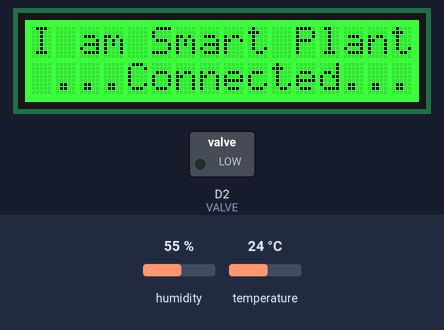
The sketch below on a simulated Arduino MKR. Parts: 16×2 character LCD, switched loads named in the sketch (green lamp = pin HIGH). The test bench sets the inputs (shaded band); at power-on: humidity 55 %, temperature 24 °C. WiFi joins after 1.5 s; servers stay silent unless stated; random numbers use the default seed unless the sketch sets one; no MQTT or app messages arrive unless stated; what the sketch prints to the serial monitor is not drawn.

Above: at 4.7 s.

The sketch:

sciot_mqtt_v1.ino
```cpp
/*
	Author: Sarthak
*/
#include <SPI.h>
#include <WiFiNINA.h>
#include <ArduinoMqttClient.h>
#include <DHT.h>
#include <stdlib.h>
#include <Wire.h>
#include "rgb_lcd.h"
#include "config.h"


rgb_lcd lcd;
WiFiClient wifiClient;
MqttClient mqttClient(wifiClient);;
DHT dht(DHTPIN, DHTTYPE);

String valveTopic;
String displayTopic;
String intervalTopic;


void setup()
{
  Serial.begin(115200);
  lcd.begin(16, 2);
  lcdSetup();
  WiFi.disconnect();
  delay(1000);
  Serial.print("Connecting to ");
  Serial.println(ssid);

  pinMode(VALVE, OUTPUT);
  WiFi.begin(ssid, pass);
  while (WiFi.status() != WL_CONNECTED) {
    delay(500);
    Serial.print(".");
  }
  if(WiFi.status() == WL_CONNECTED)
  {
    colorR = colorG = colorB=0;
    colorG=255;
    lcd.setRGB(colorR, colorG, colorB);
    lcd.setCursor(0,1);
    lcd.print(" ...Connected...");
  }
  Serial.println();

  Serial.println("WiFi connected");
  Serial.println("IP address: ");
  Serial.println(WiFi.localIP());
  IPAddress ip = WiFi.localIP();

  mqttClient.setUsernamePassword(username, password);

  Serial.print("Attempting to connect to the MQTT broker: ");
  Serial.println(mqttServer);
  mqttClient.connect(mqttServer, mqttPort);
  mqttClient.onMessage(onMqttMessage);

  valveTopic = actuatorTopic + String(DEV_ID) + "/" + "valve";
  displayTopic = actuatorTopic + String(DEV_ID) + "/" + "display";
  intervalTopic = actuatorTopic + String(DEV_ID) + "/" + "interval";

  mqttClient.subscribe(valveTopic);
  mqttClient.subscribe(displayTopic);
  mqttClient.subscribe(intervalTopic);
  dht.begin();

  delay(1500);
}

void loop()
{
  //Get and send Temp and Humi
  sendDHT();

  //Get moisture and send
  sendMoisture();

  mqttClient.poll();		//Poll for MQTT msg buffer
  delay(interval);			//Can be updated by User
}

void sendDHT()
{
  float h = dht.readHumidity();
  float t = dht.readTemperature();
  String tempTopic = sensorTopic + String(DEV_ID) + "/" + "temp";
  String humiTopic = sensorTopic + String(DEV_ID) + "/" + "humid";

  char buff[6];
  dtostrf(t,0,2,buff);
  mqttClient.beginMessage(tempTopic.c_str());
  mqttClient.print(buff);
  mqttClient.endMessage();
  Serial.println(tempTopic);
  Serial.print("TEMPERATURE ");
  Serial.println(t);

  dtostrf(h,0,2,buff);
  mqttClient.beginMessage(humiTopic.c_str());
  mqttClient.print(buff);
  mqttClient.endMessage();
  Serial.println(humiTopic);
  Serial.print("HUMIDITY ");
  Serial.println(h);
}

void sendMoisture()
{
  float moisture = 0;
  moisture = analogRead(MOISTURE_PIN);
  moisture = map(moisture, 300, 600, 0, 1024);
  moisture = (float)(moisture/1024.00) * 100;
  moisture = constrain(moisture, 0, 100);

  moisture = abs(100.0 - moisture);
  String moistTopic = sensorTopic + String(DEV_ID) + "/" + "moist";
  char buff[6];
  dtostrf(moisture,0,6,buff);
  mqttClient.beginMessage(moistTopic.c_str());
  mqttClient.print(buff);
  mqttClient.endMessage();
  Serial.println(moistTopic);
  Serial.print("MOISTURE ");
  Serial.println(moisture);

}

void onMqttMessage(int messageSize) {
  // we received a message, print out the topic and contents
  String myMessage = "";
  Serial.print("Received a message with topic '");
  String myTopic = String(mqttClient.messageTopic());
  Serial.println(myTopic);
  for(int i=0; i< messageSize ; i++)
  {
    myMessage += (char)mqttClient.read();
  }
  Serial.print("Message = ");
  Serial.println(myMessage);
  if(myTopic.equals(valveTopic))
  {
    Serial.println("Changing valve value");
    if(myMessage.equals("1"))
    {
      digitalWrite(VALVE, HIGH);
    }
    else if(myMessage.equals("0"))
    {
      digitalWrite(VALVE, LOW);
    }
  }
  else if(myTopic.equals(displayTopic))
  {
    lcd.clear();
    String myCommand = myMessage.substring(0,6);
    long number = strtol( myCommand.c_str(), NULL, 16);

    colorR = (int)(number >> 16);
    colorG = (int)(number >> 8 & 0xFF);
    colorB = (int)(number & 0xFF);

    lcd.setRGB(colorR, colorG, colorB);
    String toPrint = myMessage.substring(6);
    if(toPrint.length()>16 || toPrint.length()<32)
    {
      lcd.print(toPrint.substring(0,16));
      lcd.setCursor(0,1);
      lcd.print(toPrint.substring(16));
    }
    else if (toPrint.length() <16)
    {
      lcd.print(toPrint);
    }
    else if(toPrint.length() >32)
    {
      lcd.print(toPrint.substring(0,16));
      lcd.setCursor(0,1);
      lcd.print(toPrint.substring(16,32));
    }
  }
  else if (myTopic.equals(intervalTopic))
  {
    Serial.println("Changing interval value");
    interval = atoi(myMessage.c_str());
    interval = constrain(interval, 1000, 60000);
  }
  else
  {
    //ignore
  }

}

void lcdSetup()
{
  colorR = colorG = colorB = 0;
  for(int i =0;i<20;i++)
  {
    colorR = random(0,255);
    colorG = random(0,255);
    colorB = random(0,255);
    lcd.setRGB(colorR, colorG, colorB);
    delay(100);
  }
  colorR = colorG = colorB = 0;
  colorB=255;
  lcd.setRGB(colorR, colorG, colorB);
  lcd.print("I am Smart Plant");
  lcd.setCursor(0,1);
  lcd.print(" ...Connecting...");


}
```

config.h
```cpp
#define DEV_ID  123


#define DHTPIN A0
#define MOISTURE_PIN A1
#define DHTTYPE DHT11
#define VALVE 2

const char ssid[] = "SmartPlant";
const char pass[] = "**********";

String sensorTopic = "sensor/";
String actuatorTopic = "actuator/";


const char mqttServer[] = "192.168.19.1";
int mqttPort = 1883;

char username[] = "arduino";
char password[] = "mw_arduino";

int interval = 1000;
int colorR = 0;
int colorG = 0;
int colorB = 200;
```
